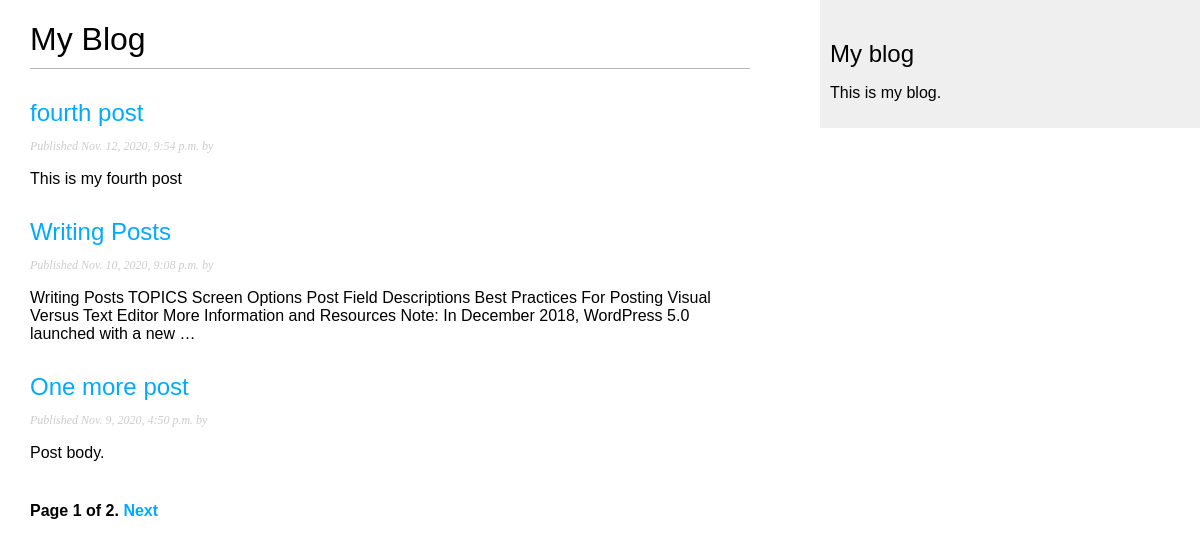
Screenshot of /blog/ with the database file from the repository.
### blog/models.py (models this page shows, shortened)
class Post(models.Model):
    STATUS_CHOICES = (
        ('draft', 'Draft'),
        ('published', 'Published')
    )
    title = models.CharField(max_length=250)
    slug = models.SlugField(max_length=250,
                            unique_for_date='publish')
    author = models.ForeignKey(User, on_delete=models.CASCADE,
                               related_name='blog_posts')
    body = models.TextField()
    publish = models.DateTimeField(default=timezone.now)
    created = models.DateTimeField(auto_now_add=True)
    updated = models.DateTimeField(auto_now=True)
    status = models.CharField(max_length=10,
                              choices=STATUS_CHOICES,
                              default='draft')
    objects = models.Manager()  # The default manager.
    published = PublishedManager()  # Custom manager.
    def get_absolute_url(self):
        return reverse('blog:post_detail',
                       args=[
                           self.publish.year,
                           self.publish.month,
                           self.publish.day,
                           self.slug
                       ])
    class Meta:
        ordering = ('-publish',)

### blog/views.py (the view)
# urls.py: path('', views.PostListView.as_view(), name='post_list'),
class PostListView(ListView):
    queryset = Post.published.all()
    context_object_name = 'posts'
    paginate_by = 3
    template_name = 'blog/post/list.html'

### blog/templates/blog/post/list.html (shortened to what this page needs)
{% extends 'blog/base.html' %}
{% block content %}
    <h1>My Blog</h1>
    {% for post in posts %}
        <h2>
        <a href="{{ post.get_absolute_url }}">
            {{ post.title }}
        </a>
        </h2>
        <p class="date">
            Published {{ post.publish }} by {{ post.author }}
        </p>
        {{ post.body|truncatewords:30|linebreaks }}
    {% endfor %}
{% include "pagination.html" with page=page_obj %}
{% endblock %}

### blog/templates/blog/base.html (shortened to what this page needs)
{% load static %}
<!DOCTYPE html>
<html lang="en">
<head>
    <link href="{% static "css/blog.css" %}" rel="stylesheet">
</head>
<body>
 <div id="content">
    {% block content %}
    {% endblock %}
 </div>
<div id="sidebar">
        <h2>My blog</h2>
        <p>This is my blog.</p>
</div>
</body>
</html>

### blog/templates/pagination.html (shortened to what this page needs)
<div class="pagination">
  <span class="step-links">
  <span class="current">
   Page {{ page.number }} of {{ page.paginator.num_pages }}.
  </span>
  {% if page.has_next %}
   <a href="?page={{ page.next_page_number }}">Next</a>
  {% endif %}
  </span>
</div>

### blog/static/css/blog.css (style rules this page uses)
body { margin:0; padding:0; font-family:helvetica, sans-serif; }
a { color:#00abff; text-decoration:none; }
h1 { font-weight:normal; border-bottom:1px solid #bbb; padding:0 0 10px 0; }
h2 { font-weight:normal; margin:30px 0 0; }
#content { float:left; width:60%; padding:0 0 0 30px; }
#sidebar { float:right; width:30%; padding:10px; background:#efefef; height:100%; }
p.date { color:#ccc; font-family: georgia, serif; font-size: 12px; font-style: italic; }
.pagination { margin:40px 0; font-weight:bold; }

### rows the page displays
Post: title "fourth post", publish "Nov. 12, 2020, 9:54 p.m.", body "This is my fourth post"
Post: title "Writing Posts", publish "Nov. 10, 2020, 9:08 p.m.", body "Writing Posts TOPICS Screen Options Post Field Descriptions Best Practices For Posting Visual Versus Text Editor More Information and Resources Note: In December 2018, WordPress 5.0 launched with a new …"
Post: title "One more post", publish "Nov. 9, 2020, 4:50 p.m.", body "Post body."

### other values shown
{{ page.number }} "1"
{{ page.paginator.num_pages }} "2"
